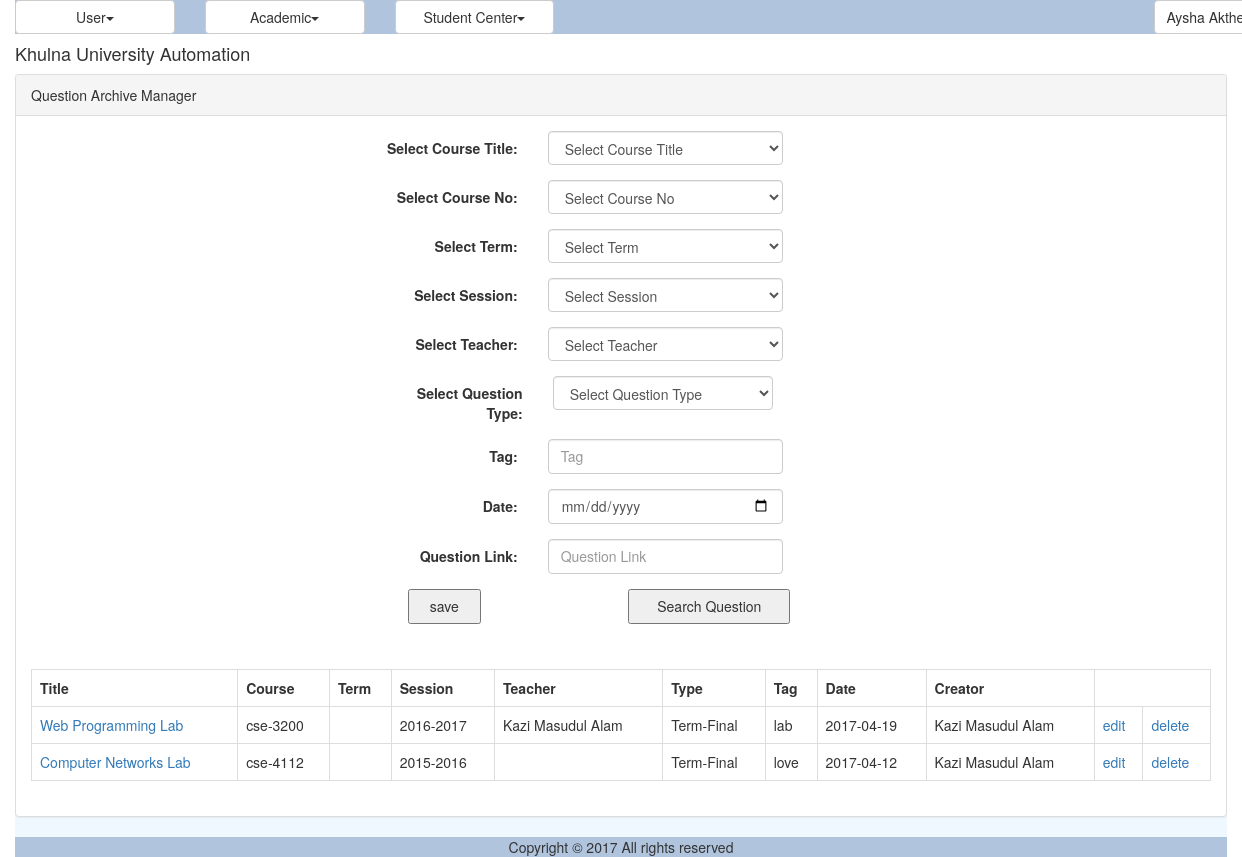
The page /question.php (signed in) on the database its author committed.
### tables this page shows
CREATE TABLE `qms_question_archive` (
  `ID` varchar(40) NOT NULL,
  `Title` varchar(50) NOT NULL,
  `CourseID` varchar(40) NOT NULL,
  `TermID` varchar(40) NOT NULL,
  `SessionID` varchar(40) NOT NULL,
  `TeacherID` varchar(40) NOT NULL,
  `Type` varchar(20) NOT NULL,
  `Tag` varchar(200) NOT NULL,
  `QuestionDate` date NOT NULL,
  `Link` varchar(300) NOT NULL,
  `CreatorID` varchar(40) NOT NULL
);

CREATE TABLE `reg_course` (
  `ID` varchar(40) NOT NULL,
  `CourseNo` varchar(40) NOT NULL,
  `Title` varchar(100) NOT NULL,
  `Credit` double NOT NULL,
  `CourseTypeID` varchar(40) NOT NULL,
  `DisciplineID` varchar(40) NOT NULL,
  `IsDeleted` tinyint(1) NOT NULL
);

CREATE TABLE `reg_registration_session` (
  `ID` varchar(40) NOT NULL,
  `Name` varchar(30) NOT NULL
);

CREATE TABLE `ums_user` (
  `ID` varchar(40) NOT NULL,
  `UniversityID` varchar(20) NOT NULL,
  `Email` varchar(50) NOT NULL,
  `Password` varchar(255) NOT NULL,
  `FirstName` varchar(50) NOT NULL,
  `LastName` varchar(50) NOT NULL,
  `Status` varchar(20) DEFAULT NULL,
  `IsLogged` varchar(10) DEFAULT NULL,
  `IsArchived` varchar(10) DEFAULT NULL,
  `IsDeleted` varchar(10) DEFAULT NULL
);

### util/class.util.inc (called while the page is built, shortened)
<?php
class ConfigUtil implements I_DBConfig, I_LogConfig, I_LanguageConfig{
	public static $s_instance;
	private $_host;
	private $_username;
	private $_password;
	private $_database;
	public static function getInstance() {
		if(!self::$s_instance) {
			self::$s_instance = new self();
		}
		return self::$s_instance;
	}
	private function readConfig(){
		$this->_ini_array = parse_ini_file(CONFIG.'system.ini');
		$this->_host =	$this->_ini_array['db_host'];
		$this->_username = $this->_ini_array['db_username'];
		$this->_password = $this->_ini_array['db_password'];
		$this->_database = $this->_ini_array['db_database'];
	}
	public function getDBHost(){
		return $this->_host;
	}
	public function getDBUserName(){
		return $this->_username;
	}
	public function getDBPassword(){
		return $this->_password;
	}
	public function getDBName(){
		return $this->_database;
	}
}
class DBUtil implements I_DBUtil {
	private static $s_instance;
	private $_host;
	private $_username;
	private $_password;
	private $_database;
	protected $_connection;
	protected $_result;
	public static function getInstance() {
		if(!self::$s_instance) {
			self::$s_instance = new self();
		}
		return self::$s_instance;
	}
	private function readDBConfig(){
		$_config = ConfigUtil::getInstance();
		$this->_host = $_config->getDBHost();
		$this->_username = $_config->getDBUserName();
		$this->_password = $_config->getDBPassword();
		$this->_database = $_config->getDBName();
	}
	private function setConnection(){
		$this->_connection = new mysqli($this->_host, $this->_username,
			$this->_password, $this->_database);
	}
	public function doQuery($sql) {
		$this->_result = $this->_connection->query($sql) or die(mysqli_error($this->_connection));
		return $this->_result;
	}
	public function getNumRows() {
		$this->_numRows = mysqli_num_rows($this->_result);
		return $this->_numRows;
	}
	public function getAllRows() {
		$rows = array();
		for($x = 0; $x < $this->getNumRows(); $x++) {
			$rows[] = mysqli_fetch_assoc($this->_result);
		}
		return $rows;
	}
	public function getTopRow() {
		return $this->_result->fetch_array();
	}
}
class LogUtil{
	private static $s_instance;
	public static function getInstance(){
		if(!self::$s_instance) {
			self::$s_instance = new self();
		}
		return self::$s_instance;
	}
}
class LangUtil{
	private static $s_instance;
	public static function getInstance() {
		if(!self::$s_instance) {
			self::$s_instance = new self();
		}
		return self::$s_instance;
	}
}
?>

### modules/question/ui/blade/view.question.blade.inc (called while the page is built, shortened)
<?php
include_once UTILITY.'class.util.inc';
include_once MODULES_QUESTION.'bao/class.questionbao.inc';
$_QuestionBAO = new QuestionBAO();
?>

### modules/question/bao/class.questionbao.inc (called while the page is built, shortened)
<?php
include_once UTILITY.'class.util.inc';
include_once MODULES_QUESTION.'dao/class.questiondao.inc';
Class QuestionBAO{
	private $_QuestionDAO;
	public function __construct(){
		$this->_QuestionDAO = new QuestionDAO();
	}
	public function getAllQuestions(){
		$Result = $this->_QuestionDAO->getAllQuestions();
		return $Result;
	}
	public function getTeacherFromID($ID){
		$Result = $this->_QuestionDAO->getTeacherFromID($ID);
		return $Result;
	}
	public function getSessionFromID($ID){
		$Result = $this->_QuestionDAO->getSessionFromID($ID);
		return $Result;
	}
	public function getCourseFromID($ID){
		$Result = $this->_QuestionDAO->getCourseFromID($ID);
		return $Result;
	}
	public function getTitleFromID($ID){
		$Result = $this->_QuestionDAO->getTitleFromID($ID);
		return $Result;
	}
}
?>

### modules/question/dao/class.questiondao.inc (called while the page is built, shortened)
<?php
include_once COMMON.'class.common.inc';
include_once COMMON.'class.common.question.inc';
include_once UTILITY.'class.util.inc';
Class QuestionDAO{
	private $_DB;
	public function __construct(){
		$this->_DB = DBUtil::getInstance();
	}
	public function getAllTerms(){
		$TermList = array();
		$this->_DB->doQuery("SELECT * FROM reg_term");
		$rows = $this->_DB->getAllRows();
		for($i = 0; $i < sizeof($rows); $i++) {
			$row = $rows[$i];
			$this->_Term = new Term();
		    $this->_Term->setID ( $row['ID']);
		    $this->_Term->setName( $row['Name'] );
		    $TermList[]=$this->_Term;
		}
		$Result = new Result();
		$Result->setIsSuccess(1);
		$Result->setResultObject($TermList);
		return $Result;
	}
	public function getAllUser(){
		$UserList = array();
		$this->_DB->doQuery("SELECT * FROM ums_user");
		$rows = $this->_DB->getAllRows();
		for($i = 0; $i < sizeof($rows); $i++) {
			$row = $rows[$i];
			$this->_User = new User();
		    $this->_User->setID ( $row['ID']);
		    $this->_User->setFirstName( $row['FirstName']." ".$row['LastName'] );
		    $UserList[]=$this->_User;
		}
		$Result = new Result();
		$Result->setIsSuccess(1);
		$Result->setResultObject($UserList);
		return $Result;
	}
	public function getAllSession(){
		$SessionList = array();
		$this->_DB->doQuery("SELECT * FROM reg_registration_session");
		$rows = $this->_DB->getAllRows();
		for($i = 0; $i < sizeof($rows); $i++) {
			$row = $rows[$i];
			$this->_Session = new Session();
		    $this->_Session->setID ( $row['ID']);
		    $this->_Session->setName( $row['Name'] );
		    $SessionList[]=$this->_Session;
		}
		$Result = new Result();
		$Result->setIsSuccess(1);
		$Result->setResultObject($SessionList);
		return $Result;
	}
	public function getAllCourse(){
		$CourseList = array();
		$this->_DB->doQuery("SELECT * FROM reg_course");
		$rows = $this->_DB->getAllRows();
		for($i = 0; $i < sizeof($rows); $i++) {
			$row = $rows[$i];
			$this->_Course = new Course();
		    $this->_Course->setID ( $row['ID']);
		    $this->_Course->setCourseNo( $row['CourseNo'] );
		    $this->_Course->setTitle( $row['Title'] );
		    $CourseList[]=$this->_Course;
		}
		$Result = new Result();
		$Result->setIsSuccess(1);
		$Result->setResultObject($CourseList);
		return $Result;
	}
	public function getAllQuestions(){
		$QuestionList = array();
		$this->_DB->doQuery("SELECT * FROM qms_question_archive");
		$rows = $this->_DB->getAllRows();
		for($i = 0; $i < sizeof($rows); $i++) {
			$row = $rows[$i];
			$this->_Question = new Question();
		    $this->_Question->setID ( $row['ID']);
		    $this->_Question->setTitle( $row['Title'] );
		    $this->_Question->setCourse( $row['CourseID'] );
		    $this->_Question->setTerm( $row['TermID'] );
		    $this->_Question->setSession( $row['SessionID'] );
		    $this->_Question->setTeacher( $row['TeacherID'] );
		    $this->_Question->setType( $row['Type'] );
		    $this->_Question->setTag( $row['Tag'] );
		    $this->_Question->setQuestionDate( $row['QuestionDate'] );
		    $this->_Question->setLink( $row['Link'] );
		    $this->_Question->setCreator($row['CreatorID']);
		    $QuestionList[]=$this->_Question;
		}
		$Result = new Result();
		$Result->setIsSuccess(1);
		$Result->setResultObject($QuestionList);
		return $Result;
	}
	public function getTeacherFromID($ID){
		$SQL = "SELECT * FROM ums_user WHERE ID = '$ID'";
		$this->_DB->doQuery($SQL);
		$row = $this->_DB->getTopRow();
		return $row['FirstName']." ".$row['LastName'];
	}
	public function getTermFromID($ID){
		$SQL = "SELECT Name FROM reg_term WHERE ID = '$ID'";
		$this->_DB->doQuery($SQL);
		$row = $this->_DB->getTopRow();
		return $row['Name'];
	}
	public function getSessionFromID($ID){
		$SQL = "SELECT Name FROM reg_registration_session WHERE ID = '$ID'";
		$this->_DB->doQuery($SQL);
		$row = $this->_DB->getTopRow();
		return $row['Name'];
	}
	public function getTitleFromID($ID){
		$SQL = "SELECT Title FROM reg_course WHERE ID = '$ID'";
		$this->_DB->doQuery($SQL);
		$row = $this->_DB->getTopRow();
		return $row['Title'];
	}
	public function getCourseFromID($ID){
		$SQL = "SELECT CourseNo FROM reg_course WHERE ID = '$ID'";
		$this->_DB->doQuery($SQL);
		$row = $this->_DB->getTopRow();
		return $row['CourseNo'];
	}
}
?>

### common/class.common.inc (called while the page is built, shortened)
<?php
class Result{
    private $_IsSuccess=0;
    private $_ResultObject;
    public function setIsSuccess($IsSuccess){
        $this->_IsSuccess = $IsSuccess;
    }
    public function getIsSuccess(){
        return $this->_IsSuccess;
    }
    public function setResultObject($ResultObject){
        $this->_ResultObject = $ResultObject;
    }
    public function getResultObject(){
        return $this->_ResultObject;
    }
}
?>

### common/class.common.question.inc (called while the page is built, shortened)
<?php
class Question {
    private $_ID;
    private $_Title;
    private $_Course;
    private $_Session;
    private $_Teacher;
    private $_Type;
    private $_Tag;
    private $_Link;
    private $_QuestionDate;
    private $_Creator;
    public function setCreator($creator){
        $this->_Creator = $creator;
    }
    public function getCreator(){
        return $this->_Creator;
    }
    public function setID($ID){
        $this->_ID = $ID;
    }
    public function getID(){
        return $this->_ID;
    }
    public function setTitle($Title){
        $this->_Title = $Title;
    }
    public function getTitle(){
        return $this->_Title;
    }
    public function setCourse($Course){
        $this->_Course = $Course;
    }
    public function getCourse(){
        return $this->_Course;
    }
    public function setSession($Session){
        $this->_Session = $Session;
    }
    public function getSession(){
        return $this->_Session;
    }
    public function setTeacher($Teacher){
        $this->_Teacher = $Teacher;
    }
    public function getTeacher(){
        return $this->_Teacher;
    }
    public function setType($Type){
        $this->_Type = $Type;
    }
    public function getType(){
        return $this->_Type;
    }
    public function setTag($Tag){
        $this->_Tag = $Tag;
    }
    public function getTag(){
        return $this->_Tag;
    }
    public function setLink($Link){
        $this->_Link = $Link;
    }
    public function getLink(){
        return $this->_Link;
    }
    public function setQuestionDate($Date){
        $this->_QuestionDate = $Date;
    }
    public function getQuestionDate(){
        return $this->_QuestionDate;
    }
}
?>

### modules/question/ui/view.question.inc (the view, shortened to what this page needs)
<?php
include_once 'blade/view.question.blade.inc';
include_once COMMON.'class.common.inc';
include_once COMMON.'class.common.question.inc';
?>
<div class="panel panel-default">
    <div class="panel-heading">Question Archive Manager</div>
    <div class="panel-body">
	<div id="form" >
		<form method="post" class="form-horizontal">
			<div class="form-group">
              	<label class="control-label col-sm-4" for="title">Select Course Title:</label>
              	<div class="col-sm-6">
				<select name="title" class="form-control">
					<option selected disabled>Select Course Title</option>
				</select>
				</div>
			</div>
			<div class="form-group">
              	<label class="control-label col-sm-4" for="course">Select Course No:</label>
              	<div class="col-sm-6">
					<select name="course" class="form-control">
					<option selected disabled>Select Course No</option>
				</select>
				</div>
			</div>
			<div class="form-group">
              	<label class="control-label col-sm-4" for="term">Select Term:</label>
              	<div class="col-sm-6">
					<select name="term" class="form-control">
					<option selected disabled>Select Term</option>
				</select>
				</div>
			</div>
			<div class="form-group">
              	<label class="control-label col-sm-4" for="selectSession">Select Session:</label>
              	<div class="col-sm-6">
					<select name="session" class="form-control">
					<option selected disabled>Select Session</option>
				</select>
				</div>
			</div>
			<div class="form-group">
              	<label class="control-label col-sm-4" for="teacher">Select Teacher:</label>
              	<div class="col-sm-6">
					<select name="teacher" class="form-control">
					<option selected disabled>Select Teacher</option>
				</select>
				</div>
			</div>
			<div>
              	<label class="control-label col-sm-4" for="selectQuestionType">Select Question Type:</label>
              	<div class="col-sm-6">
					<select name="type" class="form-control" required>
					<option selected disabled>Select Question Type</option>
				</select>
				</div>
			</div>
			<div class="form-group">
              	<div class="col-sm-10">
				</div>
			</div>
			<div class="form-group">
              	<label class="control-label col-sm-4" for="tag">Tag:</label>
              	<div class="col-sm-6">
              		<input type="text" name="tag" class="form-control" placeholder="Tag" value="<?php
						if(isset($_GET['edit'])) echo $getROW->getTag();  ?>" >
				</div>
			</div>
			<div class="form-group">
              	<label class="control-label col-sm-4" for="question_date">Date:</label>
              	<div class="col-sm-6">
				<input type="date" name="question_date" class="form-control" placeholder="Date" value="<?php
					if(isset($_GET['edit'])) echo $getROW->getQuestionDate(); ?>" >
				</div>
			</div>
			<div class="form-group">
              	<label class="control-label col-sm-4" for="link">Question Link:</label>
              	<div class="col-sm-6">
              	<input type="text" name="link" class="form-control" placeholder="Question Link" value="<?php
					if(isset($_GET['edit'])) echo $getROW->getLink(); ?>" >
				</div>
			</div>
	        <div class="form-group">
              <div class="col-sm-4">
						<?php
						if(isset($_GET['edit']))
						{
							?>
							<button type="submit" name="update" >update</button>
							<?php
						}
						else
						{
							?>
							<button type="submit" name="save" >save</button>
							<?php
						}
						?>
				</div>
	          	<div class="col-sm-8">
					<button type="submit" name="search">Search Question</button>
				</div>
			</div>
		</form>
	</div>
	</div>
	<div class="panel-body">
	<table class="table table-bordered">
	<?php
	$Result = $_QuestionBAO->getAllQuestions();
	if($Result->getIsSuccess()){
		$QuestionList = $Result->getResultObject();
	?>
		<tr>
			<th>Title </th>
			<th>Course </th>
			<th>Term </th>
			<th>Session </th>
			<th>Teacher </th>
			<th>Type</th>
			<th>Tag</th>
			<th>Date</th>
			<th>Creator</th>
		</tr>
		<?php
		for($i = 0; $i < sizeof($QuestionList); $i++) {
			$Question = $QuestionList[$i];
			?>
		    <tr>
			    <td><a href="<?php echo $Question->getLink(); ?>" target="_blank"> <?php echo $_QuestionBAO->getTitleFromID( $Question->getTitle());?> </a></td>
			    <td><?php echo $_QuestionBAO->getCourseFromID($Question->getCourse());?></td>
			    <td><?php echo $_QuestionBAO->getTermFromID($Question->getTerm()); ?></td>
			    <td><?php echo $_QuestionBAO->getSessionFromID($Question->getSession()); ?></td>
			    <td><?php echo $_QuestionBAO->getTeacherFromID($Question->getTeacher()); ?></td>
			    <td><?php echo $Question->getType(); ?></td>
			    <td><?php echo $Question->getTag(); ?></td>
			    <td><?php echo $Question->getQuestionDate(); ?></td>
			    <td><?php echo $_QuestionBAO->getTeacherFromID($Question->getCreator()); ?></td>
			    <td><a href="?edit=<?php echo $Question->getID(); ?>" onclick="return confirm('sure to edit !'); " >edit</a></td>
			    <td><a href="?del=<?php echo $Question->getID(); ?>" onclick="return confirm('sure to delete !'); " >delete</a></td>
		    </tr>
	    <?php
		}
	}
	else{
		echo $Result->getResultObject();
	}
	?>
	</table>
	</div>
</div>

### rows shown on the page
qms_question_archive: Title.Title "Web Programming Lab", CourseID.CourseNo "cse-3200", SessionID.Name "2016-2017", TeacherID.LastName "Kazi Masudul Alam", Type "Term-Final", Tag "lab", QuestionDate "2017-04-19", CreatorID.LastName "Kazi Masudul Alam"
qms_question_archive: Title.Title "Computer Networks Lab", CourseID.CourseNo "cse-4112", SessionID.Name "2015-2016", Type "Term-Final", Tag "love", QuestionDate "2017-04-12", CreatorID.LastName "Kazi Masudul Alam"

### other values the page prints
$globalMenu[$i]->getTitle() "User Academic Student Center"
$CurrentUser->getFullName() "Aysha…"
